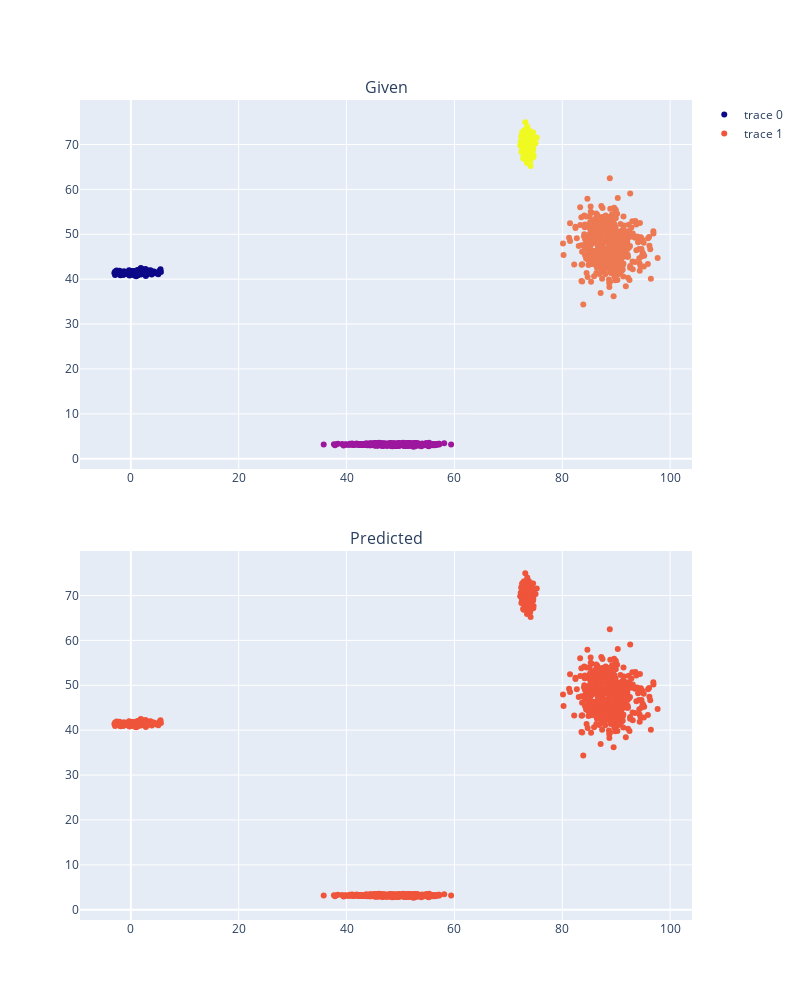
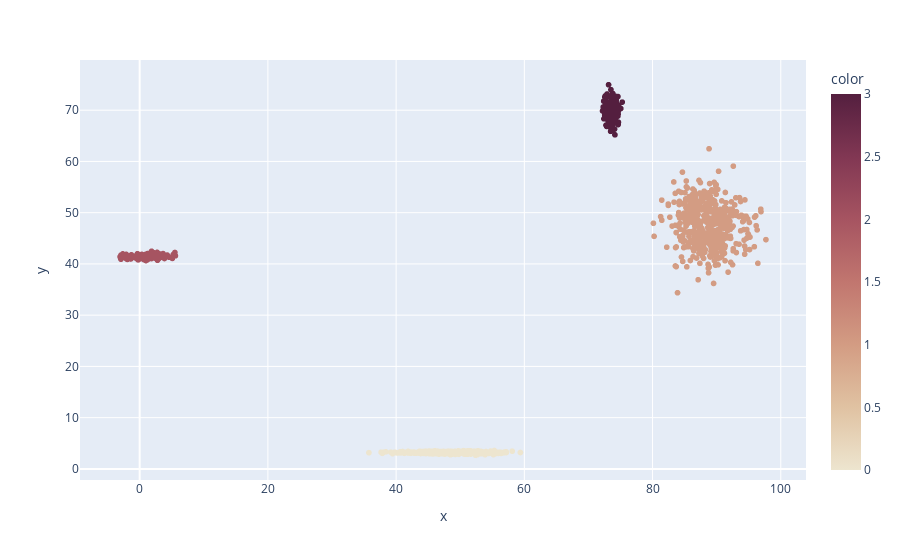

Notebook source saved alongside these figures, in order:
### Markdown cell above
## Поиск данных которые хорошо разделяются на кластеры с помощью Kmeans

### Code cell
import numpy as np
import pandas as pd
from sklearn.cluster import KMeans
import plotly.express as px
import plotly.subplots as sp
import plotly.graph_objects as go 

palette = px.colors.sequential.Brwnyl
file_name = '~/MSU ML/HW_10_data/' + input()+ '.csv'
data = pd.read_csv(file_name,sep = ',')
data = data.values


fig_1 = sp.make_subplots(rows=2, cols=1, subplot_titles= ('Given', 'Predicted'), vertical_spacing= 0.1)
fig_1.add_trace(go.Scatter(
    x = data[:,0],y  = data[:,1],mode ='markers',marker= dict(color = data[:,2])),
    row = 1,
    col = 1)

fig_1.add_trace(go.Scatter(
    x = data[:,0],y  = data[:,1],mode ='markers'),
    row = 2,
    col = 1)
fig_1.update_layout(height=1000, width=800)
fig_1.show()

N = int(input())
model = KMeans(n_clusters=N)
prediction = model.fit_predict(data[:,0:2])


px.scatter(x = data[:,0],y  = data[:,1],color= prediction, color_continuous_scale= palette)

### Figure 1 — Plotly figure (JSON) as saved in the notebook; plotly's stock layout.template omitted (floating-point values rounded to 4 significant figures; data arrays with more than 128 entries replaced by an {"elided": "..."} marker saying what was removed)
{"data": [{"marker": {"color": {"elided": "1261 int values"}}, "mode": "markers", "type": "scatter", "x": {"elided": "1261 float values"}, "xaxis": "x", "y": {"elided": "1261 float values"}, "yaxis": "y"}, {"mode": "markers", "type": "scatter", "x": {"elided": "1261 float values"}, "xaxis": "x2", "y": {"elided": "1261 float values"}, "yaxis": "y2"}], "layout": {"annotations": [{"font": {"size": 16}, "showarrow": false, "text": "Given", "x": 0.5, "xanchor": "center", "xref": "paper", "y": 1, "yanchor": "bottom", "yref": "paper"}, {"font": {"size": 16}, "showarrow": false, "text": "Predicted", "x": 0.5, "xanchor": "center", "xref": "paper", "y": 0.45, "yanchor": "bottom", "yref": "paper"}], "height": 1000, "width": 800, "xaxis": {"anchor": "y", "domain": [0, 1]}, "xaxis2": {"anchor": "y2", "domain": [0, 1]}, "yaxis": {"anchor": "x", "domain": [0.55, 1]}, "yaxis2": {"anchor": "x2", "domain": [0, 0.45]}}}

### Figure 2 — Plotly figure (JSON) as saved in the notebook; plotly's stock layout.template omitted (floating-point values rounded to 4 significant figures; data arrays with more than 128 entries replaced by an {"elided": "..."} marker saying what was removed)
{"data": [{"hovertemplate": "x=%{x}<br>y=%{y}<br>color=%{marker.color}<extra></extra>", "legendgroup": "", "marker": {"color": {"elided": "1261 int values"}, "coloraxis": "coloraxis", "symbol": "circle"}, "mode": "markers", "name": "", "showlegend": false, "type": "scattergl", "x": {"elided": "1261 float values"}, "xaxis": "x", "y": {"elided": "1261 float values"}, "yaxis": "y"}], "layout": {"coloraxis": {"colorbar": {"title": {"text": "color"}}, "colorscale": [[0, "rgb(237, 229, 207)"], [0.1667, "rgb(224, 194, 162)"], [0.3333, "rgb(211, 156, 131)"], [0.5, "rgb(193, 118, 111)"], [0.6667, "rgb(166, 84, 97)"], [0.8333, "rgb(129, 55, 83)"], [1, "rgb(84, 31, 63)"]]}, "legend": {"tracegroupgap": 0}, "margin": {"t": 60}, "xaxis": {"anchor": "y", "domain": [0, 1], "title": {"text": "x"}}, "yaxis": {"anchor": "x", "domain": [0, 1], "title": {"text": "y"}}}}
